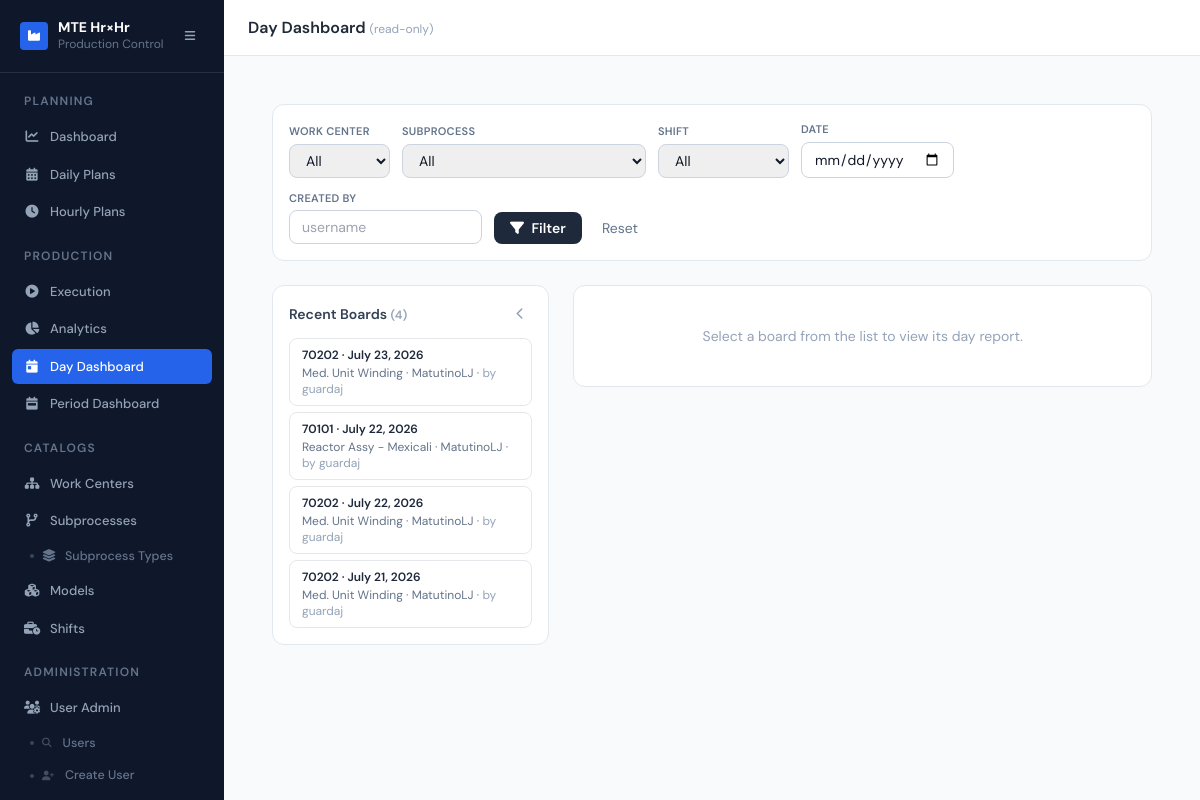
Page /analytics/day/ (signed in) on the committed database.
### planning/models.py (models this page shows, shortened)
class DailyPlan(models.Model):
    date        = models.DateField()
    work_center = models.ForeignKey(WorkCenter, on_delete=models.CASCADE)
    subprocess  = models.ForeignKey(SubProcess, on_delete=models.CASCADE)
    headcount   = models.IntegerField()
    shift       = models.ForeignKey(
        Shift, on_delete=models.PROTECT, related_name="daily_plans",
        null=True, blank=True,
    )
    operator    = models.ForeignKey(
        User, on_delete=models.SET_NULL, null=True, blank=True,
        related_name="operated_daily_plans",
        help_text="Operator running this line for the shift.",
    )
    operator_name = models.CharField(max_length=150, blank=True)
    created_by      = models.ForeignKey(
        User, null=True, blank=True, on_delete=models.SET_NULL,
        related_name="plans_created",
    )
    created_by_name = models.CharField(max_length=150, blank=True)
    created_at      = models.DateTimeField(default=timezone.now)
    updated_by      = models.ForeignKey(
        User, null=True, blank=True, on_delete=models.SET_NULL,
        related_name="plans_updated",
    )
    updated_by_name = models.CharField(max_length=150, blank=True)
    updated_at      = models.DateTimeField(auto_now=True)
    class Meta:
        verbose_name    = "Daily Plan"
        unique_together = [["date", "subprocess", "shift"]]
        indexes         = [
            models.Index(fields=["date"]),
            models.Index(fields=["work_center", "date"]),
            models.Index(fields=["shift", "date"]),
            models.Index(fields=["operator"]),
        ]

### core/models.py (models this page shows, shortened)
class AuditMixin(models.Model):
    created_by = models.ForeignKey(User, null=True, blank=True, on_delete=models.SET_NULL,
                                   related_name='+', verbose_name="Created by")
    updated_by = models.ForeignKey(User, null=True, blank=True, on_delete=models.SET_NULL,
                                   related_name='+', verbose_name="Updated by")
    created_by_name = models.CharField(max_length=150, blank=True)
    updated_by_name = models.CharField(max_length=150, blank=True)
    created_at = models.DateTimeField(default=timezone.now)
    updated_at = models.DateTimeField(default=timezone.now)
    class Meta:
        abstract = True

class WorkCenter(AuditMixin, models.Model):
    name        = models.CharField(max_length=100)
    description = models.TextField(blank=True)
    is_active   = models.BooleanField(default=True)
    class Meta:
        verbose_name        = "Work Center"
        verbose_name_plural = "Work Centers"

class SubProcess(AuditMixin, models.Model):
    work_center      = models.ForeignKey(WorkCenter, on_delete=models.CASCADE)
    name             = models.CharField(max_length=100)
    subprocess_type  = models.ForeignKey(
        SubProcessType,
        on_delete=models.PROTECT,
        related_name="subprocesses",
        verbose_name="Tipo de subprocess",
        null=True,   # temporarily nullable during migration
        blank=True,
    )
    class Meta:
        verbose_name        = "Sub Process"
        verbose_name_plural = "Sub Processes"

class Shift(models.Model):
    DAYS_OF_WEEK = [
        (0, 'Monday'),   (1, 'Tuesday'),  (2, 'Wednesday'),
        (3, 'Thursday'), (4, 'Friday'),   (5, 'Saturday'),
        (6, 'Sunday'),
    ]
    name       = models.CharField(max_length=100, unique=True)
    code       = models.CharField(max_length=20, unique=True,
                                  help_text="Short identifier, e.g. DAY, AFT, NGT")
    start_time = models.TimeField()
    end_time   = models.TimeField()
    is_active  = models.BooleanField(default=True)
    days_of_week = models.JSONField(
        default=list, blank=True,
        help_text="Días de la semana: 0=Lunes, 1=Martes … 6=Domingo",
    )
    created_at = models.DateTimeField(default=timezone.now)
    updated_at = models.DateTimeField(default=timezone.now)
    class Meta:
        verbose_name        = "Shift"
        verbose_name_plural = "Shifts"
        ordering            = ["start_time", "name"]

### analytics/views.py (the view)
# urls.py: path("day/",                  views.day_dashboard,       name="day_dashboard"),
@login_required
def day_dashboard(request):
    wc_id      = request.GET.get("wc") or ""
    sp_id      = request.GET.get("subprocess") or ""
    shift_id   = request.GET.get("shift") or ""
    date_str   = request.GET.get("date") or ""
    creator    = request.GET.get("creator") or ""
    plans = (DailyPlan.objects
             .select_related("work_center", "subprocess", "shift", "created_by")
             .order_by("-date", "-id"))
    if wc_id.isdigit():
        plans = plans.filter(work_center_id=int(wc_id))
    if sp_id.isdigit():
        plans = plans.filter(subprocess_id=int(sp_id))
    if shift_id.isdigit():
        plans = plans.filter(shift_id=int(shift_id))
    if date_str:
        try:
            plans = plans.filter(date=dt.date.fromisoformat(date_str))
        except ValueError:
            pass
    if creator:
        plans = plans.filter(created_by__username__icontains=creator)
    try:
        limit = max(20, int(request.GET.get("limit", 20)))
    except ValueError:
        limit = 20
    total_plans = plans.count()
    plan_list   = list(plans[:limit])
    report = None
    selected_id = request.GET.get("plan")
    if selected_id and selected_id.isdigit():
        dp = get_object_or_404(
            DailyPlan.objects.select_related("work_center", "subprocess", "shift", "created_by"),
            id=int(selected_id))
        report = day_service.build_day_report(dp)
    return render(request, "analytics/day_dashboard.html", {
        "plans":        plan_list,
        "total_plans":  total_plans,
        "limit":        limit,
        "has_more":     total_plans > limit,
        "report":       report,
        "work_centers": WorkCenter.objects.filter(is_active=True),
        "subprocesses": SubProcess.objects.select_related("work_center")
                                  .order_by("work_center__name", "name"),
        "shifts":       Shift.objects.filter(is_active=True),
        "filters":      request.GET,
    })

### users/models.py (called while the page is built)
    @property
    def is_admin(self):
        return self.role == self.ROLE_ADMIN

### templates/analytics/day_dashboard.html (shortened to what this page needs)
{% extends "base.html" %}
{% load static %}
{% block page_title %}Day Dashboard <span class="text-xs font-normal text-slate-400">(read-only)</span>{% endblock %}
{% block content %}
<div class="p-6 space-y-6">
  <form method="get" class="flex flex-wrap items-end gap-3 bg-white rounded-xl border border-slate-200 p-4">
    <div>
      <label class="block text-[11px] font-semibold uppercase tracking-wide text-slate-500 mb-1">Work Center</label>
      <select name="wc" class="rounded-lg border border-slate-300 px-3 py-1.5 text-sm">
        <option value="">All</option>
      </select>
    </div>
    <div>
      <label class="block text-[11px] font-semibold uppercase tracking-wide text-slate-500 mb-1">Subprocess</label>
      <select name="subprocess" class="rounded-lg border border-slate-300 px-3 py-1.5 text-sm">
        <option value="">All</option>
      </select>
    </div>
    <div>
      <label class="block text-[11px] font-semibold uppercase tracking-wide text-slate-500 mb-1">Shift</label>
      <select name="shift" class="rounded-lg border border-slate-300 px-3 py-1.5 text-sm">
        <option value="">All</option>
      </select>
    </div>
    <div>
      <label class="block text-[11px] font-semibold uppercase tracking-wide text-slate-500 mb-1">Date</label>
      <input type="date" name="date" value="{{ filters.date }}"
             class="rounded-lg border border-slate-300 px-3 py-1.5 text-sm">
    </div>
    <div>
      <label class="block text-[11px] font-semibold uppercase tracking-wide text-slate-500 mb-1">Created by</label>
      <input type="text" name="creator" value="{{ filters.creator }}" placeholder="username"
             class="rounded-lg border border-slate-300 px-3 py-1.5 text-sm">
    </div>
    <button type="submit" class="bg-slate-800 text-white rounded-lg px-4 py-1.5 text-sm font-semibold hover:bg-slate-700">
      <i class="fas fa-filter mr-1"></i> Filter
    </button>
    <a href="{% url 'analytics:day_dashboard' %}" class="text-sm text-slate-500 hover:text-slate-700 px-2 py-1.5">Reset</a>
  </form>
  <div id="day-grid" class="grid grid-cols-1 lg:grid-cols-3 gap-6">
    <div id="boards-panel" class="lg:col-span-1 bg-white rounded-xl border border-slate-200 p-4">
      <div class="flex items-center justify-between mb-3">
        <h3 class="text-sm font-semibold text-slate-700">
          Recent Boards <span class="text-xs text-slate-400">({{ total_plans }})</span>
        </h3>
        <button type="button" id="boards-toggle"
                onclick="toggleBoardsPanel()"
                class="text-slate-400 hover:text-slate-700 hover:bg-slate-100
                       rounded-md w-6 h-6 flex items-center justify-center transition"
                aria-label="Collapse board list" aria-expanded="true"
                title="Collapse the list to widen the report">
          <i class="fas fa-chevron-left text-xs"></i>
        </button>
      </div>
      <div id="boards-body">
      <div class="flex flex-col gap-1.5 max-h-[70vh] overflow-y-auto">
        {% for p in plans %}
        <a href="?plan={{ p.id }}"
           class="block rounded-lg border px-3 py-2 text-xs transition
                  {% if report and report.meta.plan_id == p.id %}border-blue-300 bg-blue-50{% else %}border-slate-150 hover:bg-slate-50{% endif %}">
          <p class="font-semibold text-slate-800">{{ p.work_center.name }} · {{ p.date }}</p>
          <p class="text-slate-500 mt-0.5">
            {{ p.subprocess.name|default:"—" }} · {{ p.shift.name|default:"—" }}
            {% if p.created_by %}· <span class="text-slate-400">by {{ p.created_by.username }}</span>{% endif %}
          </p>
        </a>
        {% empty %}
        <p class="text-xs text-slate-400 py-6 text-center">No boards match these filters.</p>
        {% endfor %}
      </div>
      </div>
    </div>
    <div id="day-report" class="lg:col-span-2 space-y-6">
    {% if not report %}
      <div class="bg-white rounded-xl border border-slate-200 p-10 text-center text-slate-400 text-sm">
        Select a board from the list to view its day report.
      </div>
    {% endif %}
    </div>
  </div>
</div>
{% endblock %}

### templates/base.html (style rules this page uses)
body { font-family: 'DM Sans', sans-serif; }

### rows in the picture
DailyPlan: work_center.name "70202", date "July 23, 2026", subprocess.name "Med. Unit Winding", shift.name "MatutinoLJ", created_by.username "guardaj"
DailyPlan: work_center.name "70101", date "July 22, 2026", subprocess.name "Reactor Assy - Mexicali", shift.name "MatutinoLJ", created_by.username "guardaj"
DailyPlan: work_center.name "70202", date "July 22, 2026", subprocess.name "Med. Unit Winding", shift.name "MatutinoLJ", created_by.username "guardaj"
DailyPlan: work_center.name "70202", date "July 21, 2026", subprocess.name "Med. Unit Winding", shift.name "MatutinoLJ", created_by.username "guardaj"

### other values in the picture
{{ total_plans }} "4"
